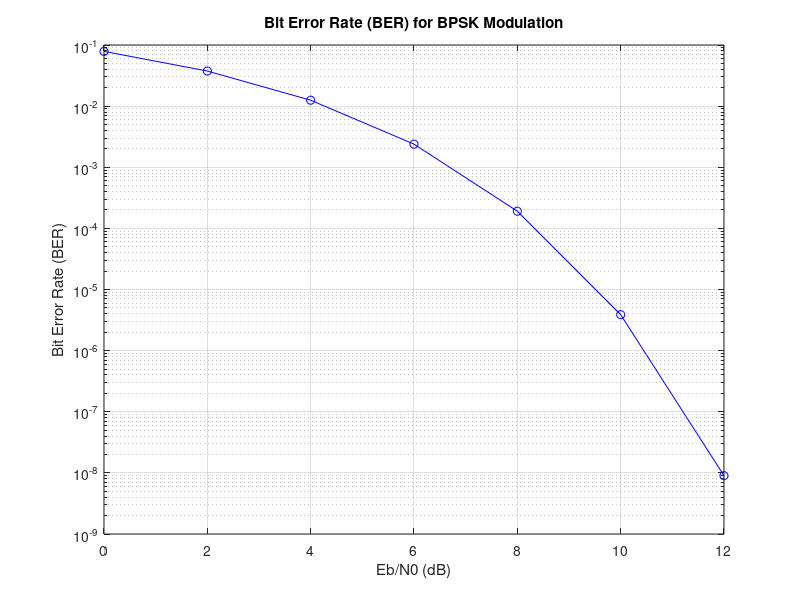

This chart was generated by the following MATLAB code:
clc;
clear;
close all;

EbN0dB = 0:2:12; % SNR in dB
EbN0 = 10.^(EbN0dB/10); % SNR in linear scale
SNR = EbN0; % SNR is same as Eb/N0 for BPSK modulation using Q-function
BER = 0.5*erfc(sqrt(SNR)); % Theoretical BER for BPSK
% Also use approximate equation of BER which is BER = exp(-SNR./2)

%% Plotting
semilogy(EbN0dB, BER, 'b-o');
grid on;
xlabel('Eb/N0 (dB)');
ylabel('Bit Error Rate (BER)');
title('Bit Error Rate (BER) for BPSK Modulation');